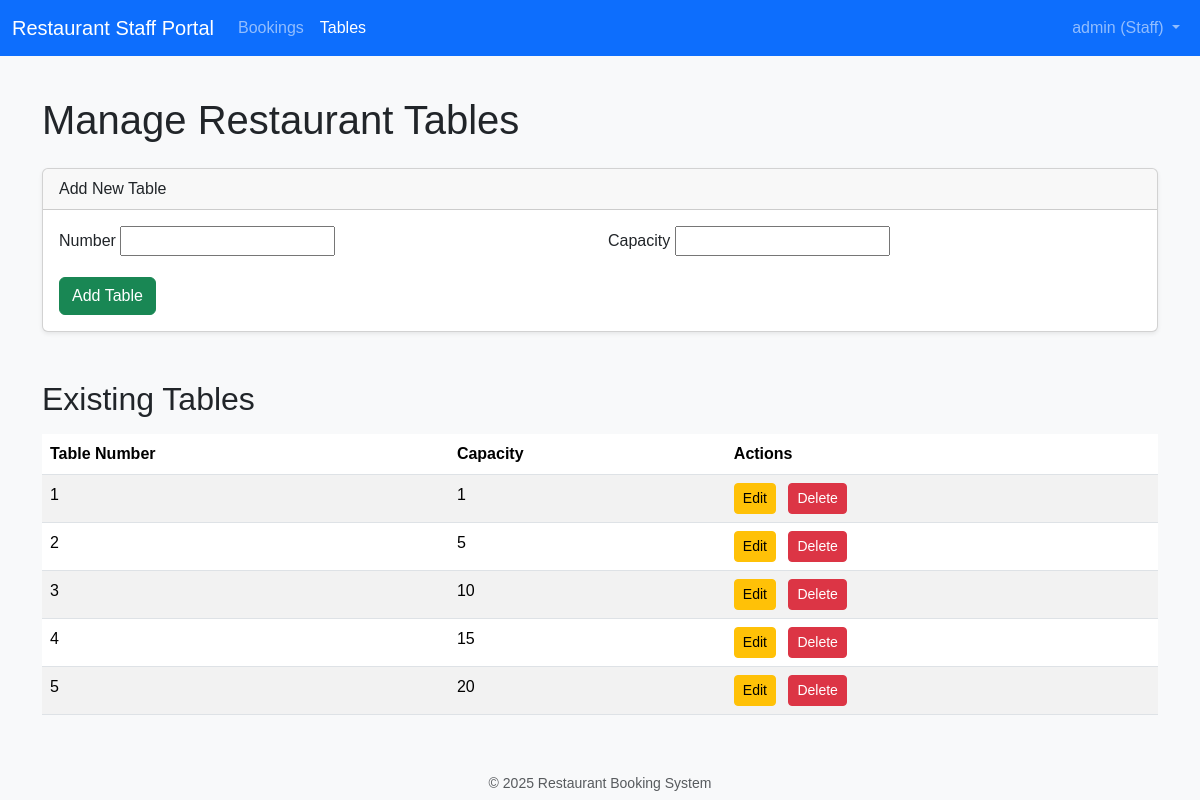
/staff/tables/ (signed in), run on the app's committed database.
### bookings/models.py (models this page shows, shortened)
class Table(models.Model):
    number = models.IntegerField(unique=True)
    capacity = models.IntegerField(
        help_text="Maximum number of guests this table can accommodate.")

### bookings/views.py (the view)
    def wrapper_func(request, *args, **kwargs):
        if not request.user.is_authenticated or not request.user.is_staff:
            messages.error(
                request, "You are not authorized to view this page.")
            return redirect('home')
        return view_func(request, *args, **kwargs)

### bookings/forms.py (shortened to what this page needs)
class TableForm(forms.ModelForm):
    capacity = forms.IntegerField(
        min_value=1,
        error_messages={
            'min_value': 'Ensure this value is greater than or equal to 1.'}
    )
    class Meta:
        model = Table
        fields = ['number', 'capacity']

### bookings/views.py (called while the page is built)
def staff_member_required(view_func):
    def wrapper_func(request, *args, **kwargs):
        if not request.user.is_authenticated or not request.user.is_staff:
            messages.error(
                request, "You are not authorized to view this page.")
            return redirect('home')
        return view_func(request, *args, **kwargs)
    return wrapper_func

@staff_member_required
def staff_table_list(request):
    tables = Table.objects.all().order_by('number')
    if request.method == 'POST':
        form = TableForm(request.POST)
        if form.is_valid():
            form.save()
            messages.success(
                request, f"Table {form.cleaned_data['number']} added successfully!")
            return redirect('staff_table_list')
        else:
            messages.error(
                request, "Please correct the errors in the form when adding a table.")
    else:
        form = TableForm()  # For GET request, provide an empty form
    context = {
        'tables': tables,
        'form': form,
        'active_tab': 'tables',
    }
    return render(request, 'bookings/staff_table_list.html', context)

### bookings/templates/bookings/staff_table_list.html (shortened to what this page needs)
{% extends 'bookings/staff_base.html' %}
{% block content %}
    <h1 class="mb-4">Manage Restaurant Tables</h1>
    <div class="card mb-4 shadow-sm">
        <div class="card-header">
            Add New Table
        </div>
        <div class="card-body">
            <form method="post" class="row g-3">
                <div class="col-md-6">
                    <label for="{{ form.number.id_for_label }}" class="form-label">{{ form.number.label }}</label>
                    {{ form.number }}
                </div>
                <div class="col-md-6">
                    <label for="{{ form.capacity.id_for_label }}" class="form-label">{{ form.capacity.label }}</label>
                    {{ form.capacity }}
                </div>
                <div class="col-12">
                    <button type="submit" class="btn btn-success">Add Table</button>
                </div>
            </form>
        </div>
    </div>
    <h2 class="mt-5 mb-3">Existing Tables</h2>
    {% if tables %}
        <div class="table-responsive">
            <table class="table table-striped table-hover">
                <thead>
                    <tr>
                        <th>Table Number</th>
                        <th>Capacity</th>
                        <th>Actions</th>
                    </tr>
                </thead>
                <tbody>
                    {% for table in tables %}
                        <tr>
                            <td>{{ table.number }}</td>
                            <td>{{ table.capacity }}</td>
                            <td>
                                <a href="{% url 'staff_table_edit' table.id %}" class="btn btn-sm btn-warning me-2">Edit</a>
                                <form action="{% url 'staff_table_delete' table.id %}" method="post" class="d-inline">
                                    <button type="submit" class="btn btn-sm btn-danger" onclick="return confirm('Are you sure you want to delete Table {{ table.number }}? This cannot be undone and will affect related bookings!');">Delete</button>
                                </form>
                            </td>
                        </tr>
                    {% endfor %}
                </tbody>
            </table>
        </div>
    {% else %}
        <div class="alert alert-info" role="alert">
            No tables have been added yet. Please use the form above to add your first table.
        </div>
    {% endif %}
{% endblock %}

### bookings/templates/bookings/staff_base.html (shortened to what this page needs)
{% load static %}
{% now "Y" as current_year %}
<!DOCTYPE html>
<html lang="en">
<head>
    <link href="https://cdn.jsdelivr.net/npm/bootstrap@5.3.3/dist/css/bootstrap.min.css" rel="stylesheet">
</head>
<body>
    <nav class="navbar navbar-expand-lg navbar-dark bg-primary">
        <div class="container-fluid">
            <a class="navbar-brand" href="{% url 'staff_dashboard' %}">Restaurant Staff Portal</a>
            <div class="collapse navbar-collapse" id="navbarNavStaff">
                <ul class="navbar-nav me-auto">
                    <li class="nav-item">
                        <a class="nav-link {% if active_tab == 'bookings' %}active{% endif %}" href="{% url 'staff_booking_list' %}">Bookings</a>
                    </li>
                    <li class="nav-item">
                        <a class="nav-link {% if active_tab == 'tables' %}active{% endif %}" href="{% url 'staff_table_list' %}">Tables</a>
                    </li>
                </ul>
                <ul class="navbar-nav ms-auto">
                    {% if user.is_authenticated %}
                        <li class="nav-item dropdown">
                            <a class="nav-link dropdown-toggle" href="#" id="navbarDropdownStaff" role="button" data-bs-toggle="dropdown" aria-expanded="false">
                                {{ user.username }} (Staff)
                            </a>
                        </li>
                    {% else %}
                        <li class="nav-item">
                            <a class="nav-link" href="{% url 'login' %}">Staff Login</a>
                        </li>
                    {% endif %}
                </ul>
            </div>
        </div>
    </nav>
    <div class="container">
        {% block content %}
        {% endblock %}
    </div>
    <footer class="text-center text-muted">
        <small>&copy; {{ current_year }} Restaurant Booking System</small>
    </footer>
</body>
</html>

### bookings/templates/bookings/staff_base.html (style rules this page uses)
body { font-family: sans-serif; background-color: #f8f9fa; }
.navbar { margin-bottom: 20px; }
.container { padding-top: 20px; padding-bottom: 20px; }
footer { padding-top: 20px; }

### data on the page
Table: number "1", capacity "1"
Table: number "2", capacity "5"
Table: number "3", capacity "10"
Table: number "4", capacity "15"
Table: number "5", capacity "20"

### other printed values
{{ user.username }} "admin"
{{ current_year }} "2025"
